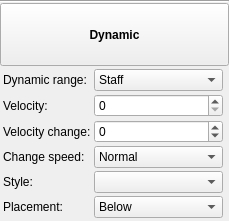
<?xml version="1.0" encoding="UTF-8"?>
<ui version="4.0">
 <class>InspectorDynamic</class>
 <widget class="QWidget" name="InspectorDynamic">
  <property name="geometry">
   <rect>
    <x>0</x>
    <y>0</y>
    <width>229</width>
    <height>221</height>
   </rect>
  </property>
  <property name="accessibleName">
   <string>Dynamic Inspector</string>
  </property>
  <layout class="QVBoxLayout" name="verticalLayout">
   <property name="spacing">
    <number>0</number>
   </property>
   <property name="leftMargin">
    <number>0</number>
   </property>
   <property name="topMargin">
    <number>0</number>
   </property>
   <property name="rightMargin">
    <number>0</number>
   </property>
   <property name="bottomMargin">
    <number>0</number>
   </property>
   <item>
    <widget class="QFrame" name="frame">
     <property name="frameShape">
      <enum>QFrame::HLine</enum>
     </property>
     <property name="frameShadow">
      <enum>QFrame::Sunken</enum>
     </property>
    </widget>
   </item>
   <item>
    <widget class="QToolButton" name="title">
     <property name="sizePolicy">
      <sizepolicy hsizetype="Preferred" vsizetype="Preferred">
       <horstretch>0</horstretch>
       <verstretch>0</verstretch>
      </sizepolicy>
     </property>
     <property name="font">
      <font>
       <weight>75</weight>
       <bold>true</bold>
      </font>
     </property>
     <property name="text">
      <string>Dynamic</string>
     </property>
    </widget>
   </item>
   <item>
    <widget class="QWidget" name="panel" native="true">
     <layout class="QGridLayout" name="gridLayout">
      <property name="leftMargin">
       <number>3</number>
      </property>
      <property name="topMargin">
       <number>3</number>
      </property>
      <property name="rightMargin">
       <number>3</number>
      </property>
      <property name="bottomMargin">
       <number>3</number>
      </property>
      <property name="spacing">
       <number>3</number>
      </property>
      <item row="5" column="2">
       <widget class="Ms::ResetButton" name="resetVelChangeSpeed" native="true">
        <property name="sizePolicy">
         <sizepolicy hsizetype="Fixed" vsizetype="Preferred">
          <horstretch>0</horstretch>
          <verstretch>0</verstretch>
         </sizepolicy>
        </property>
        <property name="accessibleName">
         <string>Reset 'Change speed' value</string>
        </property>
       </widget>
      </item>
      <item row="6" column="1">
       <widget class="QComboBox" name="style">
        <property name="sizePolicy">
         <sizepolicy hsizetype="Expanding" vsizetype="Fixed">
          <horstretch>0</horstretch>
          <verstretch>0</verstretch>
         </sizepolicy>
        </property>
        <property name="accessibleName">
         <string>Style</string>
        </property>
       </widget>
      </item>
      <item row="1" column="0">
       <widget class="QLabel" name="label_3">
        <property name="text">
         <string>Velocity:</string>
        </property>
        <property name="alignment">
         <set>Qt::AlignLeading|Qt::AlignLeft|Qt::AlignVCenter</set>
        </property>
        <property name="buddy">
         <cstring>velocity</cstring>
        </property>
       </widget>
      </item>
      <item row="6" column="2">
       <widget class="Ms::ResetButton" name="resetStyle" native="true">
        <property name="sizePolicy">
         <sizepolicy hsizetype="Fixed" vsizetype="Preferred">
          <horstretch>0</horstretch>
          <verstretch>0</verstretch>
         </sizepolicy>
        </property>
        <property name="accessibleName">
         <string>Reset 'Style' value</string>
        </property>
       </widget>
      </item>
      <item row="1" column="1">
       <widget class="QSpinBox" name="velocity">
        <property name="sizePolicy">
         <sizepolicy hsizetype="Expanding" vsizetype="Fixed">
          <horstretch>0</horstretch>
          <verstretch>0</verstretch>
         </sizepolicy>
        </property>
        <property name="accessibleName">
         <string>Velocity</string>
        </property>
        <property name="maximum">
         <number>127</number>
        </property>
       </widget>
      </item>
      <item row="5" column="1">
       <widget class="QComboBox" name="velChangeSpeed">
        <property name="sizePolicy">
         <sizepolicy hsizetype="Expanding" vsizetype="Fixed">
          <horstretch>0</horstretch>
          <verstretch>0</verstretch>
         </sizepolicy>
        </property>
        <property name="accessibleName">
         <string>Change speed</string>
        </property>
        <property name="currentIndex">
         <number>1</number>
        </property>
        <item>
         <property name="text">
          <string>Slow</string>
         </property>
        </item>
        <item>
         <property name="text">
          <string>Normal</string>
         </property>
        </item>
        <item>
         <property name="text">
          <string>Fast</string>
         </property>
        </item>
       </widget>
      </item>
      <item row="4" column="1">
       <widget class="QSpinBox" name="changeInVelocity">
        <property name="sizePolicy">
         <sizepolicy hsizetype="Expanding" vsizetype="Fixed">
          <horstretch>0</horstretch>
          <verstretch>0</verstretch>
         </sizepolicy>
        </property>
        <property name="accessibleName">
         <string>Velocity change</string>
        </property>
        <property name="minimum">
         <number>-127</number>
        </property>
        <property name="maximum">
         <number>127</number>
        </property>
       </widget>
      </item>
      <item row="0" column="0">
       <widget class="QLabel" name="label_2">
        <property name="text">
         <string>Dynamic range:</string>
        </property>
        <property name="alignment">
         <set>Qt::AlignLeading|Qt::AlignLeft|Qt::AlignVCenter</set>
        </property>
        <property name="buddy">
         <cstring>dynRange</cstring>
        </property>
       </widget>
      </item>
      <item row="6" column="0">
       <widget class="QLabel" name="label_4">
        <property name="text">
         <string>Style:</string>
        </property>
        <property name="alignment">
         <set>Qt::AlignLeading|Qt::AlignLeft|Qt::AlignVCenter</set>
        </property>
        <property name="buddy">
         <cstring>style</cstring>
        </property>
       </widget>
      </item>
      <item row="0" column="2">
       <widget class="Ms::ResetButton" name="resetDynRange" native="true">
        <property name="sizePolicy">
         <sizepolicy hsizetype="Fixed" vsizetype="Preferred">
          <horstretch>0</horstretch>
          <verstretch>0</verstretch>
         </sizepolicy>
        </property>
        <property name="accessibleName">
         <string>Reset 'Dynamic range' value</string>
        </property>
       </widget>
      </item>
      <item row="5" column="0">
       <widget class="QLabel" name="label_6">
        <property name="accessibleName">
         <string>Velocity change speed</string>
        </property>
        <property name="text">
         <string>Change speed:</string>
        </property>
        <property name="alignment">
         <set>Qt::AlignLeading|Qt::AlignLeft|Qt::AlignVCenter</set>
        </property>
       </widget>
      </item>
      <item row="0" column="1">
       <widget class="QComboBox" name="dynRange">
        <property name="accessibleName">
         <string>Dynamic range</string>
        </property>
        <item>
         <property name="text">
          <string>Staff</string>
         </property>
        </item>
        <item>
         <property name="text">
          <string>Part</string>
         </property>
        </item>
        <item>
         <property name="text">
          <string>System</string>
         </property>
        </item>
        <item>
         <property name="text">
          <string>Voice</string>
         </property>
        </item>
       </widget>
      </item>
      <item row="4" column="0">
       <widget class="QLabel" name="label_5">
        <property name="text">
         <string>Velocity change:</string>
        </property>
        <property name="alignment">
         <set>Qt::AlignLeading|Qt::AlignLeft|Qt::AlignVCenter</set>
        </property>
       </widget>
      </item>
      <item row="7" column="0">
       <widget class="QLabel" name="label">
        <property name="text">
         <string>Placement:</string>
        </property>
        <property name="alignment">
         <set>Qt::AlignLeading|Qt::AlignLeft|Qt::AlignVCenter</set>
        </property>
        <property name="buddy">
         <cstring>placement</cstring>
        </property>
       </widget>
      </item>
      <item row="7" column="1">
       <widget class="QComboBox" name="placement">
        <property name="sizePolicy">
         <sizepolicy hsizetype="Expanding" vsizetype="Fixed">
          <horstretch>0</horstretch>
          <verstretch>0</verstretch>
         </sizepolicy>
        </property>
        <property name="accessibleName">
         <string>Placement</string>
        </property>
        <item>
         <property name="text">
          <string notr="true">Below</string>
         </property>
        </item>
        <item>
         <property name="text">
          <string notr="true">Above</string>
         </property>
        </item>
       </widget>
      </item>
      <item row="7" column="2">
       <widget class="Ms::ResetButton" name="resetPlacement" native="true">
        <property name="sizePolicy">
         <sizepolicy hsizetype="Fixed" vsizetype="Preferred">
          <horstretch>0</horstretch>
          <verstretch>0</verstretch>
         </sizepolicy>
        </property>
        <property name="accessibleName">
         <string>Reset 'Placement' value</string>
        </property>
       </widget>
      </item>
     </layout>
    </widget>
   </item>
  </layout>
 </widget>
 <customwidgets>
  <customwidget>
   <class>Ms::ResetButton</class>
   <extends>QWidget</extends>
   <header>inspector/resetButton.h</header>
   <container>1</container>
  </customwidget>
 </customwidgets>
 <tabstops>
  <tabstop>title</tabstop>
  <tabstop>dynRange</tabstop>
  <tabstop>velocity</tabstop>
  <tabstop>changeInVelocity</tabstop>
  <tabstop>velChangeSpeed</tabstop>
  <tabstop>style</tabstop>
  <tabstop>placement</tabstop>
 </tabstops>
 <resources/>
 <connections/>
</ui>
